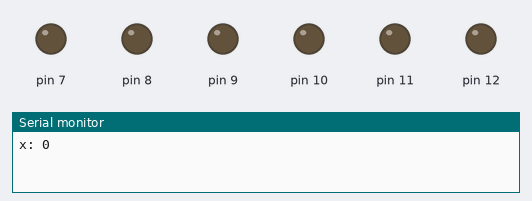
The sketch below on a simulated Arduino Uno, built with avr-gcc and run on an emulated ATmega328P. Shown: output pins drawn as LEDs (lit = HIGH), the last lines printed to the serial monitor.

Above: at 0.1 s.
At 4.1 s:
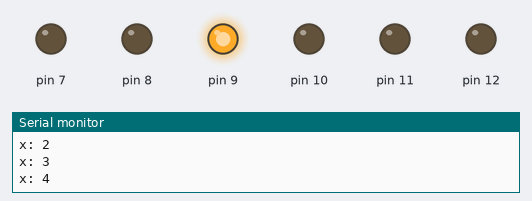
At 9.1 s:
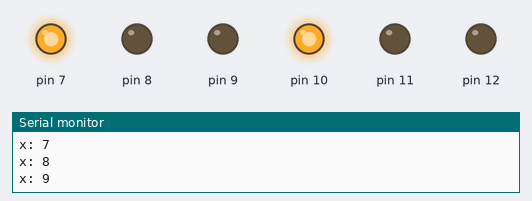
At 19.1 s:
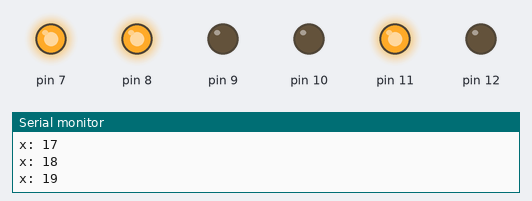
At 29.1 s:
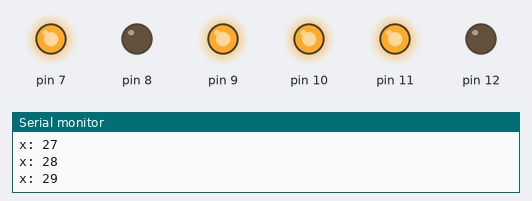
At 39.1 s:
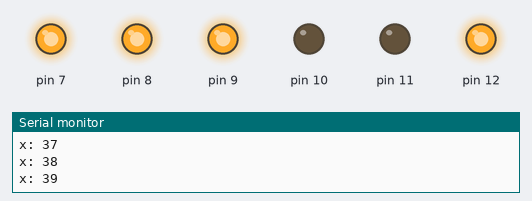
Timing chart, 0 to 40.0 s (numbered marks = the images above):
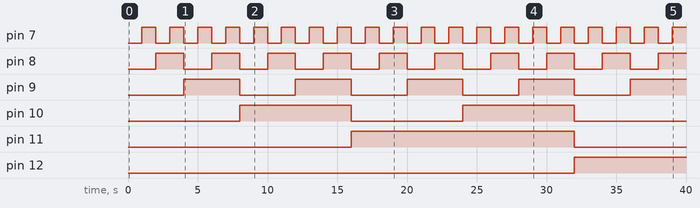

The sketch:

problem3.ino
```cpp
// 演習課題3: 6LEDで60進カウンタ(1秒後とに変えて1分耐久カウンタ)

/**
 * 関数名: setup
 * 引数: なし
 * 処理: 各初期設定のため初回のみ実行
 */
void setup() {
    // put your setup code here, to run once:

    // 各ピンを出力モードにし，出力オフ
    for (int i = 7; i < 13; i++) {
        pinMode(i, OUTPUT);    // 出力モードに設定
        digitalWrite(i, LOW);  // LED消灯
    }

    Serial.begin(9600);        // シリアルモニタ初期化
}

int x = 0;  // 表示する値(10進数)

/**
 * 関数名: loop
 * 引数: なし
 * 処理: 無限ループ．10進数のカウントをLEDの点灯，消灯により2進数で表す
 */
void loop() {
    // put your main code here, to run repeatedly:

    // シリアルモニタに現在2進数表記中の10進数を表示
    Serial.print("x: ");  // 最後の文字の後に改行しない
    Serial.println(x);    // 最後の文字の後に改行

    // LEDの点灯をxの値によって切り替える(消灯: 0, 点灯: 1として2進数で表す)
    for (int i = 7; i < 13; i++) {
        // ビットシフトを併用することで各ビットについて点灯，消灯を切り替える．
        digitalWrite(i, (x & (1 << (i - 7)) ? HIGH : LOW));
        // delay(100);  // 遅延[ms](LEDの切り替えを見やすくする)
    }

    // x(10進数)が59までカウントしたらリセット
    if (59 < ++x) {
        x = 0;
    }

    delay(1000);  // 遅延[ms](1つの数値を表している時間)
}
```

Measured:
- by itself, pin 7: alternates HIGH for 1.0 s and LOW for 1.0 s
- by itself, pin 8: alternates HIGH for 2.0 s and LOW for 2.0 s
- by itself, pin 9: alternates HIGH for 4.0 s and LOW for 4.0 s
- by itself, pin 10: alternates HIGH for 8.0 s and LOW for 8.0 s
- by itself, pin 11: LOW → HIGH at 16.0 s, → LOW 16.0 s later
- by itself, pin 12: LOW → HIGH at 32.0 s
